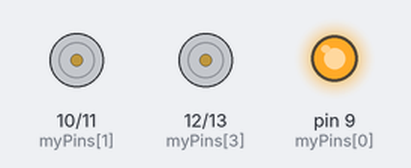
A sketch run on a simulated Arduino Uno, built with avr-gcc and run on an emulated ATmega328P. Parts: motor-driver pin pairs drawn as motors (green arrow = first pin HIGH = forward, orange = second pin HIGH = backward, longer = more drive), output pins drawn as LEDs (lit = HIGH).

Above: at 0.05 s.
At 0.55 s:
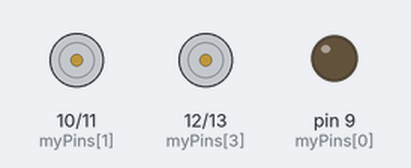
At 0.75 s:
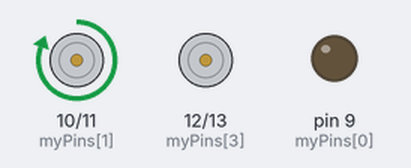
At 1.45 s:
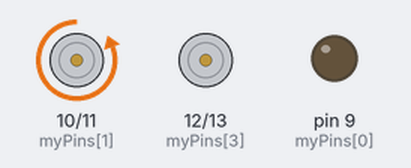
At 2.15 s:
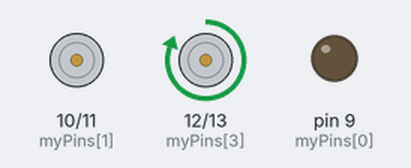
At 2.85 s:
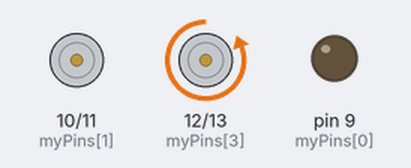
Timing chart, 0 to 3.1 s (numbered marks = the images above):
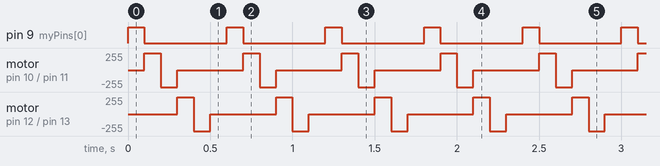

Measured:
- by itself, pin 9 (myPins[0]): alternates HIGH for 0.10 s and LOW for 0.50 s
- by itself, motor on pin 10 (myPins[1]) / pin 11 (myPins[2]), motor on pin 12 (myPins[3]) / pin 13 (myPins[4]): repeats every 0.60 s: backward 255/255 0.10 s, stopped 0.40 s, forward 255/255 0.10 s

The sketch:

for-schleife_Amerikanisches_Blaulicht_Lauflicht.ino
```cpp
int myPins[] = {9,10,11,12,13};

void setup() {
  pinMode(myPins[0], OUTPUT);
  pinMode(myPins[1], OUTPUT);
  pinMode(myPins[2], OUTPUT);
  pinMode(myPins[3], OUTPUT);
  pinMode(myPins[4], OUTPUT);
}

void loop() {
    for(int i = 0; i <= 5; i ++){
    digitalWrite(myPins[i], HIGH);
    delay(100);
    digitalWrite(myPins[i], LOW);
  }
}
```
